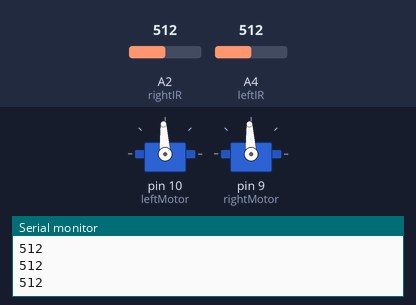
Bench run of a sketch on a simulated Arduino Uno, built with avr-gcc and run on an emulated ATmega328P. On the bench: 2 × servo, the last lines printed to the serial monitor. The test bench sets the inputs (shaded band); at power-on: A4 (leftIR) = 512, A2 (rightIR) = 512.

Above: at 1.2 s.
1.3 s: A4 (leftIR) set to 881
2.8 s: A4 (leftIR) set to 915
At 4.0 s:
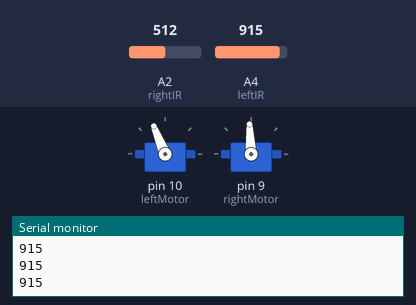
4.3 s: A2 (rightIR) set to 886
5.8 s: A2 (rightIR) set to 917
At 6.4 s:
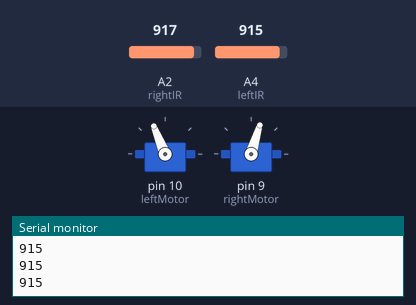
7.3 s: A4 (leftIR) set to 890
At 8.5 s:
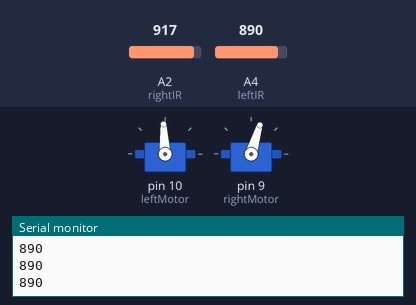
8.8 s: A4 (leftIR) set to 900
At 9.9 s:
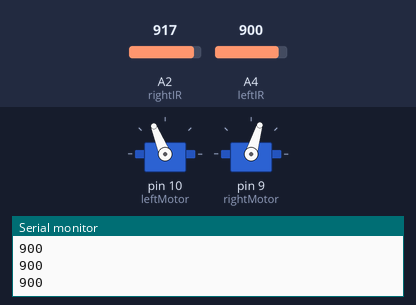
Timing chart, 0 to 11.3 s (numbered marks = the images above; inputs shaded):
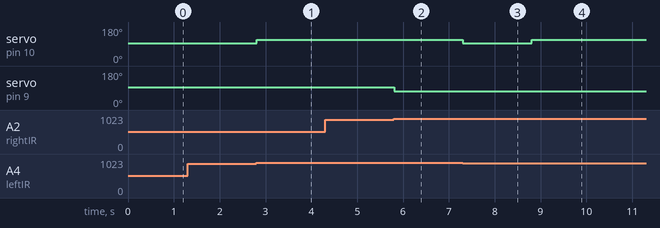

The sketch:

Line_Following.ino
```cpp
//Outputs
//Left Motor pin 10-13
//Right Motor pin 9-12

//Inputs
//Gyroscope A0
//Hall Effect Sensor A1
//Left Outer IR Sensor A5
//Left Inner IR/Center Sensor A4
//Right Inner IR Sensor A3
//Right Outer IR Sensor A2


#include <Servo.h> // Include servo library


//Pseudo Code

//Setup 4 IR Sensors
//Set up Gyro Scope
//Set up Hall Effect Sensor

//Set up 2 servo motors
//Controlled by PWM


/*Robotics with the BOE Shield – ServosOppositeDirections
Generate a servo full speed counterclockwise signal with pin 13 and
full speed clockwise signal with pin 12.
*/

#include <Servo.h> // Include servo library

//Declare Servos
Servo servoLeft;
Servo servoRight;

//Constants for threshold and pin numbers
int threshold = 900;
int leftIR = 4;
int rightIR = 2;
int leftMotor = 10;
int rightMotor = 9;

void setup() // Built in initialization block
{
servoLeft.attach(leftMotor); // Attach left signal to pin 13
servoRight.attach(rightMotor); // Attach right signal to pin 12
servoLeft.writeMicroseconds(1700); // 1.7 ms -> counterclockwise
servoRight.writeMicroseconds(1300); // 1.3 ms -> clockwise
Serial.begin(9600);
}


void loop() // Main loop auto-repeats
{
  //Serial.println(analogRead(leftIR));
  Serial.println(analogRead(leftIR));
  if (analogRead(leftIR)<threshold){
   servoLeft.writeMicroseconds(1500);;
 }
 else {servoLeft.writeMicroseconds(1700);}

//if left IR sees black, turn off left LED
 if (analogRead(rightIR)<threshold){
   servoRight.writeMicroseconds(1500);
 }
 else{servoRight.writeMicroseconds(1300);}
}


//1. Circuit Race

//stay within two blacks
// - straight
// - slight turns
// - cross-overs/gaps
// - bang turns
// - hair pin turns
```

Measured:
- the behaviour switches between 899 and 900 on A4 (leftIR) (found by bisection; images 0 and 1)
- the behaviour switches between 899 and 900 on A2 (rightIR) (found by bisection; images 1 and 2)
- after the input at 2.8 s, servo on pin 10 (leftMotor): 93° → 112° at once
- after the input at 5.8 s, servo on pin 9 (rightMotor): 93° → 73° at once
- after the input at 7.3 s, servo on pin 10 (leftMotor): 112° → 93° at once
- after the input at 8.8 s, servo on pin 10 (leftMotor): 93° → 112° at once
